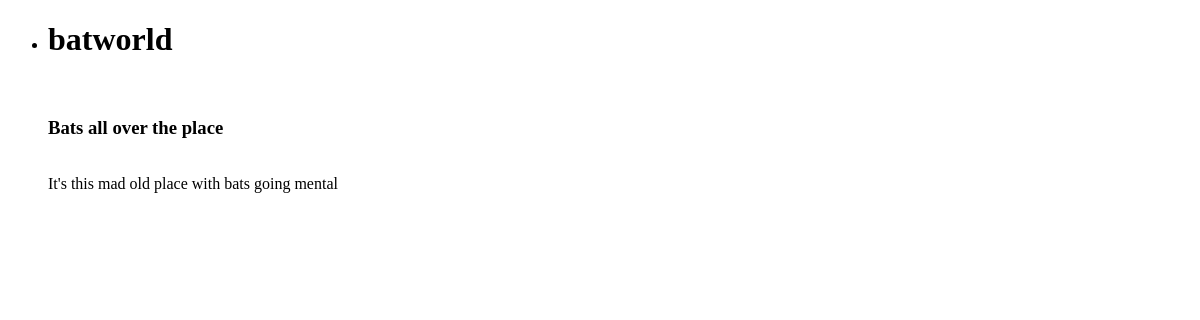
The app's page /author/, older data.
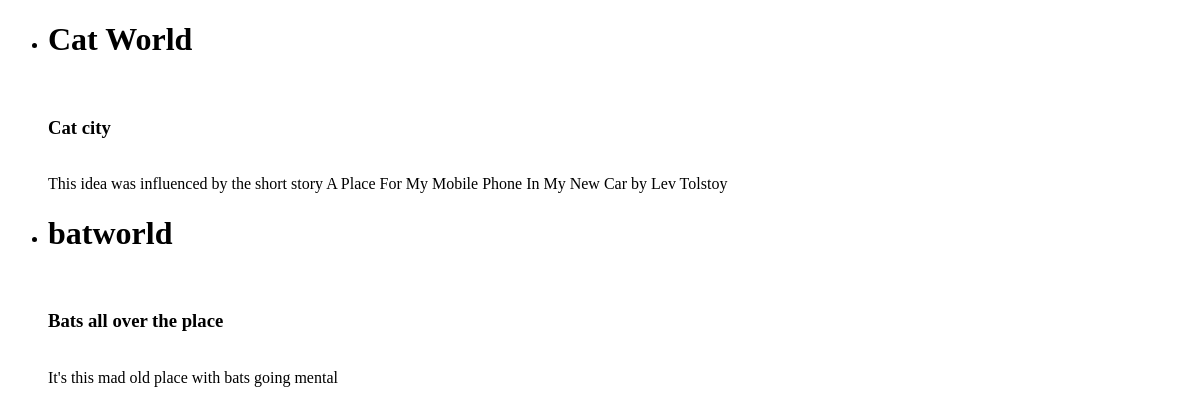
The same page, newer data.
### author/models.py (models this page shows, shortened)
class World(models.Model):
    name = models.CharField(max_length=name_length)
    description = models.CharField(max_length=description_length)
    notes = notes_all
    """def search_ngi(self):
        ngi = NarrativeGeneralInfo.objects.filter(world=self.id)
        return ngi
    #Search for references to self in instances of other classes, and return list of those instances
    def search_general(self,Target):
        return Target.objects.filter(world=self.id)
    #Works
    def sergen(self,Target,**kwargs):
        return Target.objects.filter(**kwargs)"""

class Location(models.Model):
    name = models.CharField(max_length=name_length, default='')
    description = models.CharField(max_length=description_length, default='')
    notes = notes_all
    world = models.ForeignKey(World, on_delete=models.CASCADE, null=True)
    scenes = models.ManyToManyField(Scene)
    chapters = models.ManyToManyField(Chapter)

### author/views.py (the view)
# urls.py: urlpatterns = [path('',views.IndexView.as_view(),name='index'),
class IndexView(generic.ListView):
    template_name = 'author/index.html'
    context_object_name = 'world_list'
    def get_queryset(self):
        return World.objects.order_by('name')

### author/templates/author/index.html (shortened to what this page needs)
<!DOCTYPE html>
<html lang="en">
<head>
</head>
<body>
    {% if world_list %}
        <ul>
            {% for world in world_list %}
                <li>
                    <h1>{{world.name}}</h1> <br>  <h3>{{world.description}}</h3> <br> {{world.notes}} <br>
                </li>
            {% endfor %}
        </ul>
    {% endif %}
</body>
</html>

Row changes from the older to the newer data that the page shows:
added World: name "Cat World", description "Cat city", notes "This idea was influenced by the short story A Place For My Mobile Phone In My New Car by Lev Tolstoy"
